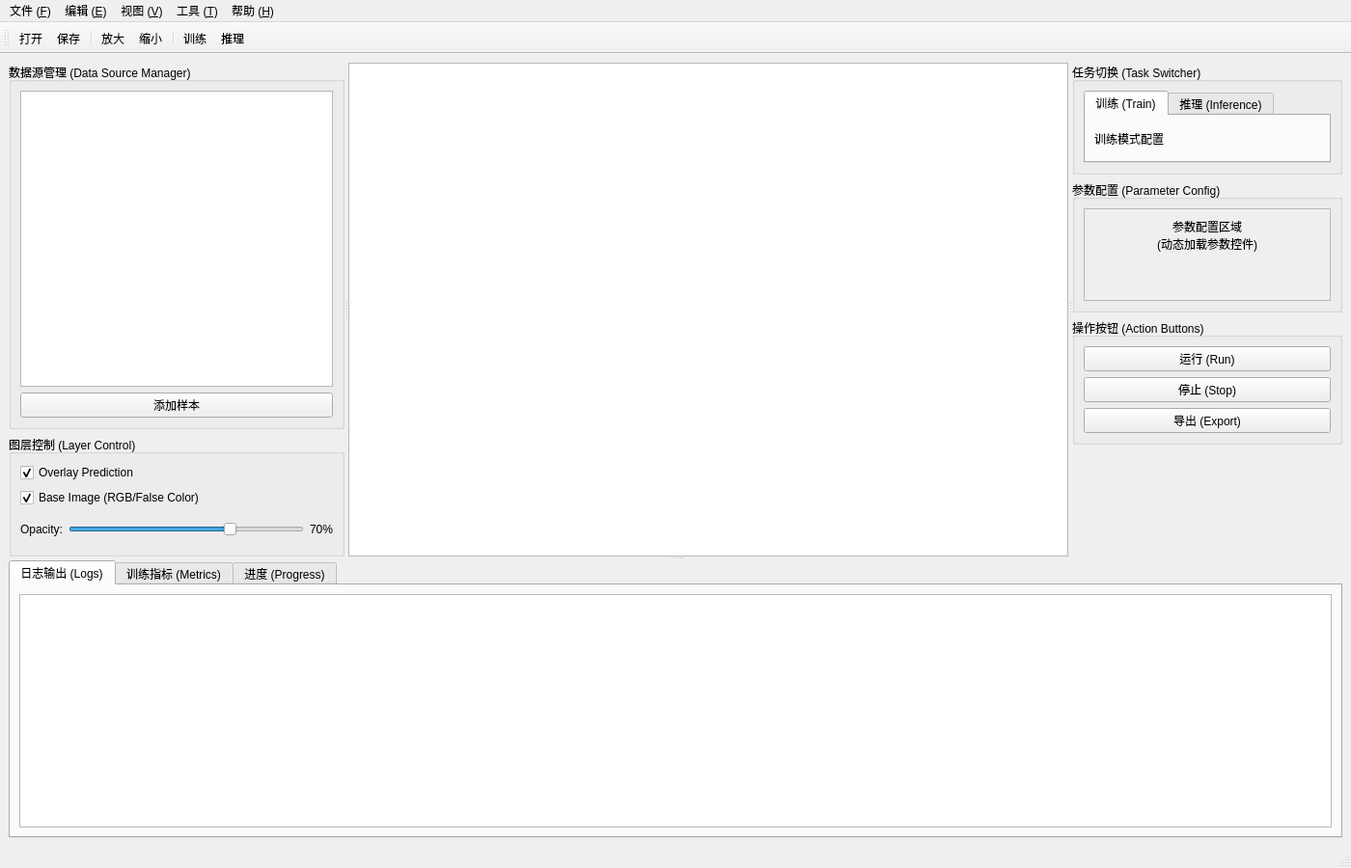
<?xml version="1.0" encoding="UTF-8"?>
<ui version="4.0">
 <class>MainWindow</class>
 <widget class="QMainWindow" name="MainWindow">
  <property name="geometry">
   <rect>
    <x>0</x>
    <y>0</y>
    <width>1400</width>
    <height>900</height>
   </rect>
  </property>
  <property name="windowTitle">
   <string>遥感影像分割系统</string>
  </property>
  <widget class="QWidget" name="centralwidget">
   <layout class="QVBoxLayout" name="verticalLayout_main">
    <item>
     <widget class="QSplitter" name="splitter_vertical">
      <property name="orientation">
       <enum>Qt::Orientation::Vertical</enum>
      </property>
      <widget class="QSplitter" name="splitter_horizontal">
       <property name="orientation">
        <enum>Qt::Orientation::Horizontal</enum>
       </property>
       <widget class="QWidget" name="leftPanel">
        <layout class="QVBoxLayout" name="verticalLayout_left">
         <item>
          <widget class="QGroupBox" name="groupBox_dataSource">
           <property name="sizePolicy">
            <sizepolicy hsizetype="Preferred" vsizetype="Expanding">
             <horstretch>0</horstretch>
             <verstretch>3</verstretch>
            </sizepolicy>
           </property>
           <property name="title">
            <string>数据源管理 (Data Source Manager)</string>
           </property>
           <layout class="QVBoxLayout" name="verticalLayout_dataSource">
            <item>
             <widget class="QTreeWidget" name="treeWidget_dataSources">
              <property name="selectionMode">
               <enum>QAbstractItemView::SelectionMode::SingleSelection</enum>
              </property>
              <property name="headerHidden">
               <bool>true</bool>
              </property>
              <column>
               <property name="text">
                <string notr="true">1</string>
               </property>
              </column>
             </widget>
            </item>
            <item>
             <widget class="QPushButton" name="pushButton_addSample">
              <property name="text">
               <string>添加样本</string>
              </property>
             </widget>
            </item>
           </layout>
          </widget>
         </item>
         <item>
          <widget class="QGroupBox" name="groupBox_layerControl">
           <property name="sizePolicy">
            <sizepolicy hsizetype="Preferred" vsizetype="Preferred">
             <horstretch>0</horstretch>
             <verstretch>1</verstretch>
            </sizepolicy>
           </property>
           <property name="title">
            <string>图层控制 (Layer Control)</string>
           </property>
           <layout class="QVBoxLayout" name="verticalLayout_layerControl">
            <item>
             <widget class="QCheckBox" name="checkBox_overlayPrediction">
              <property name="text">
               <string>Overlay Prediction</string>
              </property>
              <property name="checked">
               <bool>true</bool>
              </property>
             </widget>
            </item>
            <item>
             <widget class="QCheckBox" name="checkBox_baseImage">
              <property name="text">
               <string>Base Image (RGB/False Color)</string>
              </property>
              <property name="checked">
               <bool>true</bool>
              </property>
             </widget>
            </item>
            <item>
             <layout class="QHBoxLayout" name="horizontalLayout_opacity">
              <item>
               <widget class="QLabel" name="label_opacity">
                <property name="text">
                 <string>Opacity:</string>
                </property>
               </widget>
              </item>
              <item>
               <widget class="QSlider" name="slider_opacity">
                <property name="minimum">
                 <number>0</number>
                </property>
                <property name="maximum">
                 <number>100</number>
                </property>
                <property name="value">
                 <number>70</number>
                </property>
                <property name="orientation">
                 <enum>Qt::Orientation::Horizontal</enum>
                </property>
               </widget>
              </item>
              <item>
               <widget class="QLabel" name="label_opacityValue">
                <property name="text">
                 <string>70%</string>
                </property>
               </widget>
              </item>
             </layout>
            </item>
           </layout>
          </widget>
         </item>
        </layout>
       </widget>
       <widget class="QWidget" name="centerPanel">
        <layout class="QVBoxLayout" name="verticalLayout_center">
         <item>
          <widget class="QGraphicsView" name="graphicsView_canvas">
           <property name="minimumSize">
            <size>
             <width>600</width>
             <height>400</height>
            </size>
           </property>
          </widget>
         </item>
        </layout>
       </widget>
       <widget class="QWidget" name="rightPanel">
        <layout class="QVBoxLayout" name="verticalLayout_right">
         <item>
          <widget class="QGroupBox" name="groupBox_taskSwitcher">
           <property name="title">
            <string>任务切换 (Task Switcher)</string>
           </property>
           <layout class="QVBoxLayout" name="verticalLayout_taskSwitcher">
            <item>
             <widget class="QTabWidget" name="tabWidget_tasks">
              <property name="currentIndex">
               <number>0</number>
              </property>
              <widget class="QWidget" name="tab_train">
               <attribute name="title">
                <string>训练 (Train)</string>
               </attribute>
               <layout class="QVBoxLayout" name="verticalLayout_train">
                <item>
                 <widget class="QLabel" name="label_trainInfo">
                  <property name="text">
                   <string>训练模式配置</string>
                  </property>
                 </widget>
                </item>
               </layout>
              </widget>
              <widget class="QWidget" name="tab_inference">
               <attribute name="title">
                <string>推理 (Inference)</string>
               </attribute>
               <layout class="QVBoxLayout" name="verticalLayout_inference">
                <item>
                 <widget class="QLabel" name="label_inferenceInfo">
                  <property name="text">
                   <string>推理模式配置</string>
                  </property>
                 </widget>
                </item>
               </layout>
              </widget>
             </widget>
            </item>
           </layout>
          </widget>
         </item>
         <item>
          <widget class="QGroupBox" name="groupBox_paramConfig">
           <property name="title">
            <string>参数配置 (Parameter Config)</string>
           </property>
           <layout class="QVBoxLayout" name="verticalLayout_paramConfig">
            <item>
             <widget class="QScrollArea" name="scrollArea_params">
              <property name="widgetResizable">
               <bool>true</bool>
              </property>
              <widget class="QWidget" name="scrollAreaWidgetContents">
               <property name="geometry">
                <rect>
                 <x>0</x>
                 <y>0</y>
                 <width>256</width>
                 <height>96</height>
                </rect>
               </property>
               <layout class="QVBoxLayout" name="verticalLayout_scrollParams">
                <item>
                 <widget class="QLabel" name="label_paramPlaceholder">
                  <property name="text">
                   <string>参数配置区域
(动态加载参数控件)</string>
                  </property>
                  <property name="alignment">
                   <set>Qt::AlignmentFlag::AlignCenter</set>
                  </property>
                 </widget>
                </item>
                <item>
                 <spacer name="verticalSpacer_params">
                  <property name="orientation">
                   <enum>Qt::Orientation::Vertical</enum>
                  </property>
                  <property name="sizeHint" stdset="0">
                   <size>
                    <width>20</width>
                    <height>40</height>
                   </size>
                  </property>
                 </spacer>
                </item>
               </layout>
              </widget>
             </widget>
            </item>
           </layout>
          </widget>
         </item>
         <item>
          <widget class="QGroupBox" name="groupBox_actions">
           <property name="title">
            <string>操作按钮 (Action Buttons)</string>
           </property>
           <layout class="QVBoxLayout" name="verticalLayout_actions">
            <item>
             <widget class="QPushButton" name="pushButton_run">
              <property name="text">
               <string>运行 (Run)</string>
              </property>
             </widget>
            </item>
            <item>
             <widget class="QPushButton" name="pushButton_stop">
              <property name="text">
               <string>停止 (Stop)</string>
              </property>
             </widget>
            </item>
            <item>
             <widget class="QPushButton" name="pushButton_export">
              <property name="text">
               <string>导出 (Export)</string>
              </property>
             </widget>
            </item>
           </layout>
          </widget>
         </item>
         <item>
          <spacer name="verticalSpacer_right">
           <property name="orientation">
            <enum>Qt::Orientation::Vertical</enum>
           </property>
           <property name="sizeHint" stdset="0">
            <size>
             <width>20</width>
             <height>40</height>
            </size>
           </property>
          </spacer>
         </item>
        </layout>
       </widget>
      </widget>
      <widget class="QWidget" name="bottomPanel">
       <layout class="QVBoxLayout" name="verticalLayout_bottom">
        <item>
         <widget class="QTabWidget" name="tabWidget_bottom">
          <property name="currentIndex">
           <number>0</number>
          </property>
          <widget class="QWidget" name="tab_logs">
           <attribute name="title">
            <string>日志输出 (Logs)</string>
           </attribute>
           <layout class="QVBoxLayout" name="verticalLayout_logs">
            <item>
             <widget class="QTextEdit" name="textEdit_logs">
              <property name="readOnly">
               <bool>true</bool>
              </property>
             </widget>
            </item>
           </layout>
          </widget>
          <widget class="QWidget" name="tab_metrics">
           <attribute name="title">
            <string>训练指标 (Metrics)</string>
           </attribute>
           <layout class="QVBoxLayout" name="verticalLayout_metrics">
            <item>
             <widget class="QLabel" name="label_metricsPlaceholder">
              <property name="text">
               <string>实时训练指标曲线显示区域
(可使用 matplotlib 或 pyqtgraph)</string>
              </property>
              <property name="alignment">
               <set>Qt::AlignmentFlag::AlignCenter</set>
              </property>
             </widget>
            </item>
           </layout>
          </widget>
          <widget class="QWidget" name="tab_progress">
           <attribute name="title">
            <string>进度 (Progress)</string>
           </attribute>
           <layout class="QVBoxLayout" name="verticalLayout_progress">
            <item>
             <widget class="QLabel" name="label_progressInfo">
              <property name="text">
               <string>当前任务进度：</string>
              </property>
             </widget>
            </item>
            <item>
             <widget class="QProgressBar" name="progressBar_task">
              <property name="value">
               <number>0</number>
              </property>
             </widget>
            </item>
            <item>
             <spacer name="verticalSpacer_progress">
              <property name="orientation">
               <enum>Qt::Orientation::Vertical</enum>
              </property>
              <property name="sizeHint" stdset="0">
               <size>
                <width>20</width>
                <height>40</height>
               </size>
              </property>
             </spacer>
            </item>
           </layout>
          </widget>
         </widget>
        </item>
       </layout>
      </widget>
     </widget>
    </item>
   </layout>
  </widget>
  <widget class="QMenuBar" name="menubar">
   <property name="geometry">
    <rect>
     <x>0</x>
     <y>0</y>
     <width>1400</width>
     <height>33</height>
    </rect>
   </property>
   <widget class="QMenu" name="menu_file">
    <property name="title">
     <string>文件 (&amp;F)</string>
    </property>
    <addaction name="action_open"/>
    <addaction name="action_save"/>
    <addaction name="separator"/>
    <addaction name="action_exit"/>
   </widget>
   <widget class="QMenu" name="menu_edit">
    <property name="title">
     <string>编辑 (&amp;E)</string>
    </property>
    <addaction name="action_preferences"/>
   </widget>
   <widget class="QMenu" name="menu_view">
    <property name="title">
     <string>视图 (&amp;V)</string>
    </property>
    <addaction name="action_zoomIn"/>
    <addaction name="action_zoomOut"/>
    <addaction name="action_fitToWindow"/>
   </widget>
   <widget class="QMenu" name="menu_tools">
    <property name="title">
     <string>工具 (&amp;T)</string>
    </property>
    <addaction name="action_train"/>
    <addaction name="action_inference"/>
   </widget>
   <widget class="QMenu" name="menu_help">
    <property name="title">
     <string>帮助 (&amp;H)</string>
    </property>
    <addaction name="action_about"/>
   </widget>
   <addaction name="menu_file"/>
   <addaction name="menu_edit"/>
   <addaction name="menu_view"/>
   <addaction name="menu_tools"/>
   <addaction name="menu_help"/>
  </widget>
  <widget class="QStatusBar" name="statusbar">
   <property name="sizeGripEnabled">
    <bool>true</bool>
   </property>
  </widget>
  <widget class="QToolBar" name="toolBar">
   <property name="windowTitle">
    <string>工具栏</string>
   </property>
   <attribute name="toolBarArea">
    <enum>TopToolBarArea</enum>
   </attribute>
   <attribute name="toolBarBreak">
    <bool>false</bool>
   </attribute>
   <addaction name="action_open"/>
   <addaction name="action_save"/>
   <addaction name="separator"/>
   <addaction name="action_zoomIn"/>
   <addaction name="action_zoomOut"/>
   <addaction name="separator"/>
   <addaction name="action_train"/>
   <addaction name="action_inference"/>
  </widget>
  <action name="action_open">
   <property name="text">
    <string>打开</string>
   </property>
   <property name="shortcut">
    <string>Ctrl+O</string>
   </property>
  </action>
  <action name="action_save">
   <property name="text">
    <string>保存</string>
   </property>
   <property name="shortcut">
    <string>Ctrl+S</string>
   </property>
  </action>
  <action name="action_exit">
   <property name="text">
    <string>退出</string>
   </property>
   <property name="shortcut">
    <string>Ctrl+Q</string>
   </property>
  </action>
  <action name="action_preferences">
   <property name="text">
    <string>首选项</string>
   </property>
  </action>
  <action name="action_zoomIn">
   <property name="text">
    <string>放大</string>
   </property>
   <property name="shortcut">
    <string>Ctrl++</string>
   </property>
  </action>
  <action name="action_zoomOut">
   <property name="text">
    <string>缩小</string>
   </property>
   <property name="shortcut">
    <string>Ctrl+-</string>
   </property>
  </action>
  <action name="action_fitToWindow">
   <property name="text">
    <string>适应窗口</string>
   </property>
   <property name="shortcut">
    <string>Ctrl+0</string>
   </property>
  </action>
  <action name="action_train">
   <property name="text">
    <string>训练</string>
   </property>
   <property name="shortcut">
    <string>F5</string>
   </property>
  </action>
  <action name="action_inference">
   <property name="text">
    <string>推理</string>
   </property>
   <property name="shortcut">
    <string>F6</string>
   </property>
  </action>
  <action name="action_about">
   <property name="text">
    <string>关于</string>
   </property>
  </action>
 </widget>
 <resources/>
 <connections>
  <connection>
   <sender>slider_opacity</sender>
   <signal>valueChanged(int)</signal>
   <receiver>label_opacityValue</receiver>
   <slot>setNum(int)</slot>
   <hints>
    <hint type="sourcelabel">
     <x>20</x>
     <y>20</y>
    </hint>
    <hint type="destinationlabel">
     <x>20</x>
     <y>20</y>
    </hint>
   </hints>
  </connection>
 </connections>
</ui>
